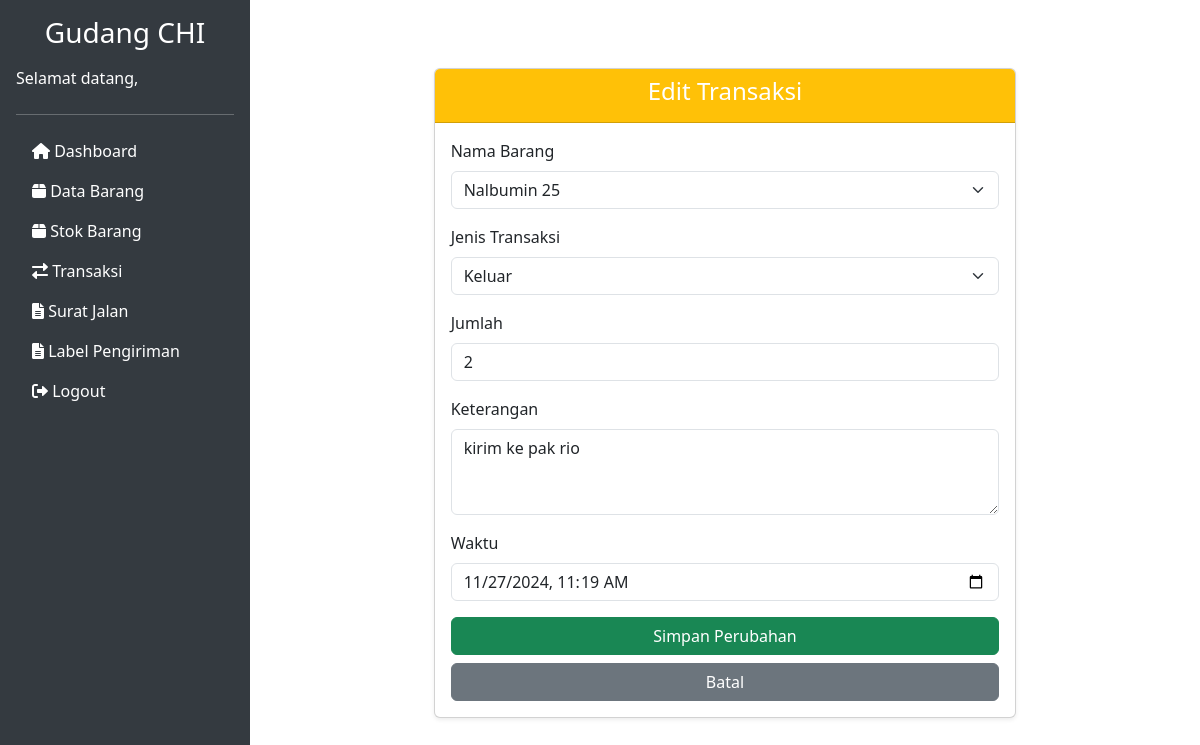
/transaksi/edit/40, run on the app's committed database.
### tables this page shows
CREATE TABLE `transaksi_stok` (
  `id_transaksi` int(11) NOT NULL,
  `id_barang` int(11) NOT NULL,
  `jenis_transaksi` enum('masuk','keluar') NOT NULL,
  `jumlah` int(11) NOT NULL,
  `keterangan` text,
  `waktu` datetime NOT NULL DEFAULT CURRENT_TIMESTAMP,
  `id_transaksi_master` int(11) DEFAULT NULL
);

CREATE TABLE `barang` (
  `id_barang` int(11) NOT NULL,
  `kode_barang` varchar(50) NOT NULL,
  `nama_barang` varchar(100) NOT NULL,
  `stok` int(11) DEFAULT '0',
  `stok_minimum` int(11) NOT NULL,
  `created_at` timestamp NOT NULL DEFAULT CURRENT_TIMESTAMP,
  `updated_at` timestamp NOT NULL DEFAULT CURRENT_TIMESTAMP ON UPDATE CURRENT_TIMESTAMP,
  `berat` decimal(10,2) NOT NULL DEFAULT '0.00'
);

### application/controllers/Transaksi.php (called while the page is built, shortened)
<?php
class Transaksi extends CI_Controller
{
    public function __construct()
    {
        $this->load->model('Stok_model');
        $this->load->model('Transaksi_model');
        $this->load->model('ShippingLabel_model');
    }
    public function edit($id)
    {
        $this->load->model('Transaksi_model');
        $this->load->model('Stok_model');
        $data['transaksi'] = $this->Transaksi_model->get_transaksi_by_id($id);
        $data['barang'] = $this->Stok_model->get_all_barang();
        $this->load->view('transaksi/edit_transaksi', $data);
    }
}

### index.php (called while the page is built, shortened)
<?php
require_once BASEPATH.'core/CodeIgniter.php';

### application/models/Transaksi_model.php (called while the page is built, shortened)
<?php
class Transaksi_model extends CI_Model
{
    public function get_transaksi_by_id($id)
    {
        $this->db->where('id_transaksi', $id);
        $query = $this->db->get('transaksi_stok');
        return $query->row();
    }
}

### application/models/Stok_model.php (called while the page is built, shortened)
<?php
class Stok_model extends CI_Model {
    public function get_all_barang()
{
    $query = $this->db->get('barang');
    return $query->result();
}
}

### application/views/transaksi/edit_transaksi.php (the view, shortened to what this page needs)
<div class="container mt-5">
    <div class="row justify-content-center">
        <div class="col-md-8">
            <div class="card shadow-sm">
                <div class="card-header bg-warning text-white text-center">
                    <h4>Edit Transaksi</h4>
                </div>
                <div class="card-body">
                    <form action="<?= base_url('transaksi/update/' . $transaksi->id_transaksi); ?>" method="post">
                        <div class="form-group mb-3">
                            <label for="nama_barang" class="form-label">Nama Barang</label>
                            <select name="id_barang" id="nama_barang" class="form-select" required>
                                <?php foreach ($barang as $b) : ?>
                                    <option value="<?= $b->id_barang; ?>" <?= $b->id_barang == $transaksi->id_barang ? 'selected' : ''; ?>>
                                        <?= $b->nama_barang; ?>
                                    </option>
                                <?php endforeach; ?>
                            </select>
                        </div>
                        <div class="form-group mb-3">
                            <label for="jenis_transaksi" class="form-label">Jenis Transaksi</label>
                            <select name="jenis_transaksi" id="jenis_transaksi" class="form-select" required>
                                <option value="keluar" <?= $transaksi->jenis_transaksi == 'keluar' ? 'selected' : ''; ?>>Keluar</option>
                            </select>
                        </div>
                        <div class="form-group mb-3">
                            <label for="jumlah" class="form-label">Jumlah</label>
                            <input type="number" name="jumlah" id="jumlah" class="form-control" value="<?= $transaksi->jumlah; ?>" required>
                        </div>
                        <div class="form-group mb-3">
                            <label for="keterangan" class="form-label">Keterangan</label>
                            <textarea name="keterangan" id="keterangan" rows="3" class="form-control"><?= $transaksi->keterangan; ?></textarea>
                        </div>
                        <div class="form-group mb-3">
                            <label for="waktu" class="form-label">Waktu</label>
                            <input type="datetime-local" name="waktu" id="waktu" class="form-control"
                                   value="<?= date('Y-m-d\TH:i', strtotime($transaksi->waktu)); ?>" required>
                        </div>
                        <div class="d-grid gap-2">
                            <button type="submit" class="btn btn-success">Simpan Perubahan</button>
                            <a href="<?= base_url('transaksi'); ?>" class="btn btn-secondary">Batal</a>
                        </div>
                    </form>
                </div>
            </div>
        </div>
    </div>
</div>

### application/views/templates/header.php (style rules this page uses)
body { display: flex; }

### data on the page
transaksi_stok: id_barang "Nalbumin 25", jenis_transaksi "Keluar", jumlah "2", keterangan "kirim ke pak rio", waktu "11/27/2024 11:19"
